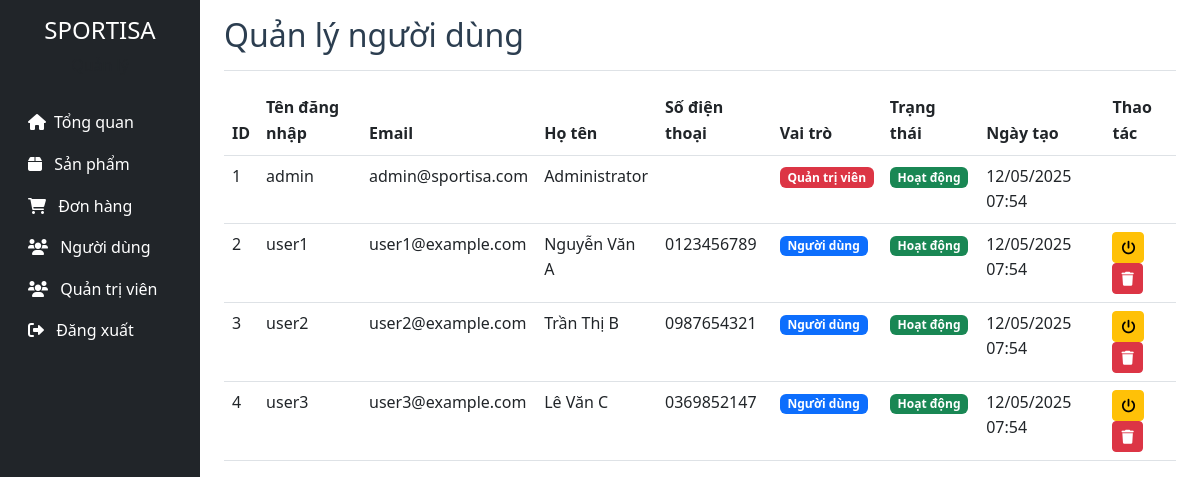
Before: /admin/users.php (signed in) with the older database file.
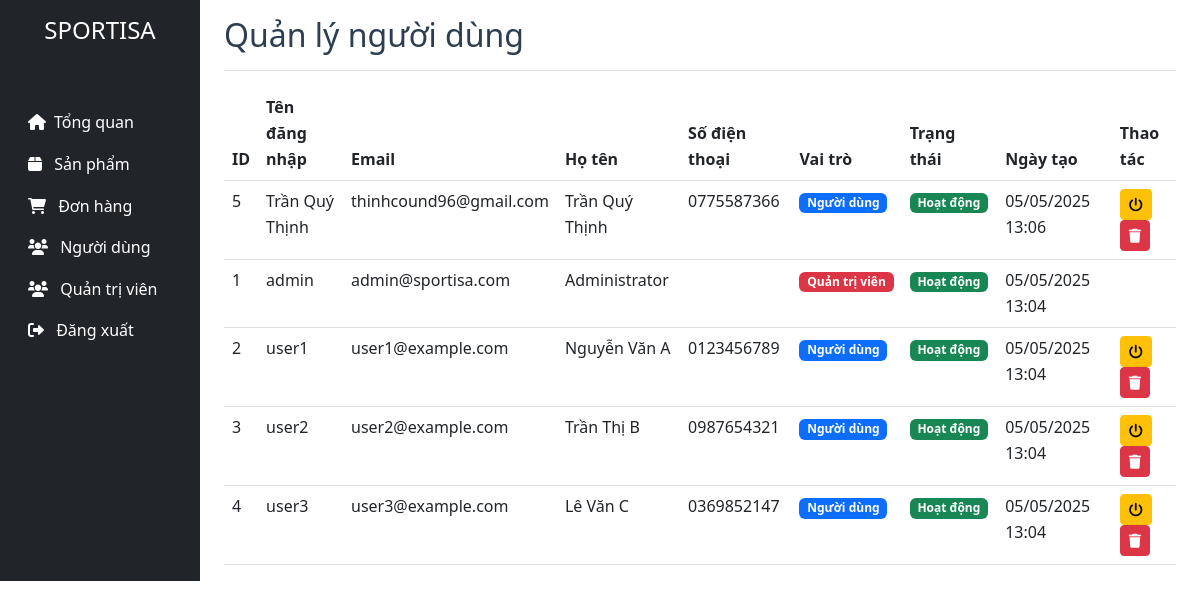
After: the same page with the newer database file.
### tables this page shows
CREATE TABLE `users` (
  `id` int(11) NOT NULL,
  `username` varchar(50) NOT NULL,
  `email` varchar(100) NOT NULL,
  `password` varchar(255) NOT NULL,
  `full_name` varchar(100) NOT NULL,
  `phone` varchar(20) DEFAULT NULL,
  `address` text DEFAULT NULL,
  `role` enum('admin','user') DEFAULT 'user',
  `status` enum('active','inactive') DEFAULT 'active',
  `created_at` timestamp NOT NULL DEFAULT current_timestamp(),
  `updated_at` timestamp NOT NULL DEFAULT current_timestamp() ON UPDATE current_timestamp()
);

### admin/users.php (the view, shortened to what this page needs)
<?php
include '../config/database.php';
try {
    $stmt = $conn->query("SELECT * FROM users ORDER BY created_at DESC");
    $users = $stmt->fetchAll(PDO::FETCH_ASSOC);
} catch(PDOException $e) {
    $error = 'Có lỗi xảy ra: ' . $e->getMessage();
}
?>
<!DOCTYPE html>
<html lang="vi">
<head>
    <link href="https://cdn.jsdelivr.net/npm/bootstrap@5.3.0/dist/css/bootstrap.min.css" rel="stylesheet">
    <link href="https://cdnjs.cloudflare.com/ajax/libs/font-awesome/6.0.0/css/all.min.css" rel="stylesheet">
    <link href="../css/style.css" rel="stylesheet">
</head>
<body>
    <div class="container-fluid">
        <div class="row">
            <?php include 'sidebar.php'; ?>
            <div class="col-md-9 ms-sm-auto col-lg-10 px-md-4">
                <div class="d-flex justify-content-between flex-wrap flex-md-nowrap align-items-center pt-3 pb-2 mb-3 border-bottom">
                    <h1 class="h2">Quản lý người dùng</h1>
                </div>
                <div class="table-responsive">
                    <table class="table table-hover">
                        <thead>
                            <tr>
                                <th>ID</th>
                                <th>Tên đăng nhập</th>
                                <th>Email</th>
                                <th>Họ tên</th>
                                <th>Số điện thoại</th>
                                <th>Vai trò</th>
                                <th>Trạng thái</th>
                                <th>Ngày tạo</th>
                                <th>Thao tác</th>
                            </tr>
                        </thead>
                        <tbody>
                            <?php foreach ($users as $user): ?>
                                <tr>
                                    <td><?php echo $user['id']; ?></td>
                                    <td><?php echo htmlspecialchars($user['username']); ?></td>
                                    <td><?php echo htmlspecialchars($user['email']); ?></td>
                                    <td><?php echo htmlspecialchars($user['full_name']); ?></td>
                                    <td><?php echo htmlspecialchars($user['phone']); ?></td>
                                    <td>
                                        <span class="badge bg-<?php echo $user['role'] === 'admin' ? 'danger' : 'primary'; ?>">
                                            <?php echo $user['role'] === 'admin' ? 'Quản trị viên' : 'Người dùng'; ?>
                                        </span>
                                    </td>
                                    <td>
                                        <span class="badge bg-<?php echo $user['status'] === 'active' ? 'success' : 'danger'; ?>">
                                            <?php echo $user['status'] === 'active' ? 'Hoạt động' : 'Không hoạt động'; ?>
                                        </span>
                                    </td>
                                    <td><?php echo date('d/m/Y H:i', strtotime($user['created_at'])); ?></td>
                                    <td>
                                        <?php if ($user['role'] !== 'admin'): ?>
                                            <a href="?toggle_status=<?php echo $user['id']; ?>"
                                               class="btn btn-sm btn-warning"
                                               onclick="return confirm('Bạn có chắc chắn muốn thay đổi trạng thái người dùng này?')">
                                                <i class="fas fa-power-off"></i>
                                            </a>
                                            <a href="?delete=<?php echo $user['id']; ?>"
                                               class="btn btn-sm btn-danger"
                                               onclick="return confirm('Bạn có chắc chắn muốn xóa người dùng này?')">
                                                <i class="fas fa-trash"></i>
                                            </a>
                                        <?php endif; ?>
                                    </td>
                                </tr>
                            <?php endforeach; ?>
                        </tbody>
                    </table>
                </div>
            </div>
        </div>
    </div>
</body>
</html>

Changed rows visible on the page:
added users: id "5", username "Trần Quý Thịnh", email "thinhcound96@gmail.com", full_name "Trần Quý Thịnh", phone "0775587366", role "Người dùng", status "Hoạt động", created_at "05/05/2025 13:06"
changed users "admin": created_at "12/05/2025 07:54" → "05/05/2025 13:04"
changed users "user1": created_at "12/05/2025 07:54" → "05/05/2025 13:04"
changed users "user2": created_at "12/05/2025 07:54" → "05/05/2025 13:04"
changed users "user3": created_at "12/05/2025 07:54" → "05/05/2025 13:04"
